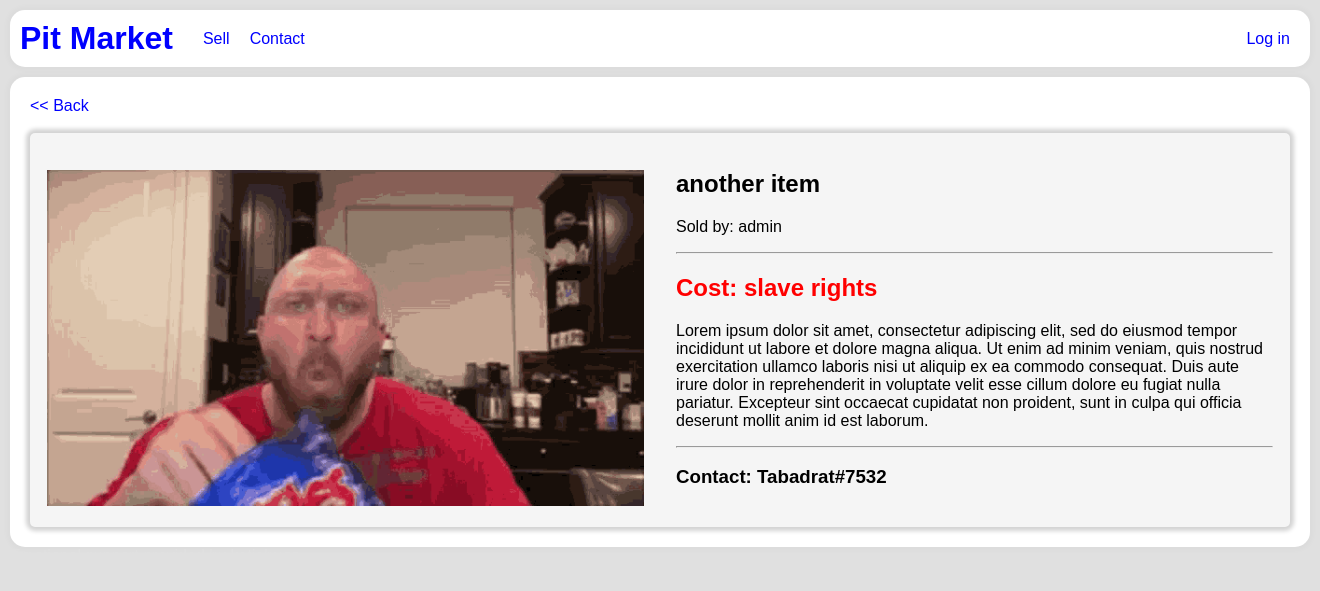
Screenshot of /my-listings/37 with the database file from the repository.
### listings/models.py (models this page shows, shortened)
class Listing(models.Model):
	item = models.CharField(max_length = 100)
	price = models.CharField(max_length = 100)
	description = models.TextField('Description')
	contact = models.CharField(max_length = 100)
	image = models.ImageField(upload_to='uploads/',blank = True,validators = [validate_file_size])
	list_date = models.DateTimeField('List Date',auto_now_add = True)
	id = models.AutoField(primary_key = True)
	tags = TaggableManager()
	username = models.ForeignKey(User,on_delete=models.CASCADE)

### listings/views.py (the view)
# urls.py: path('my-listings/<int:pk>',ListingView.as_view(),name = 'my-listing-detail'),
class ListingView(DetailView):
	template_name = 'listings/listing_detail.html'
	model = Listing
	context_object_name = 'listing'
	def get_context_data(self,**kwargs):
		context = super(ListingView,self).get_context_data(**kwargs)
		if 'my-listings' in self.request.path_info:
			context['back'] = 'my-listings'
			context['current'] = 'my-listing-list'
		if self.request.GET.get('filter'):
			context['filter'] = self.request.GET.get('filter')
		if self.request.GET.get('page'):
			context['page_number'] = int(self.request.GET.get('page'))
		return context

### listings/templates/listings/listing_detail.html (shortened to what this page needs)
{% extends "base.html" %}
{% block content %}
   <a href="{% if back %}{% url 'my-listing-list' %}{% else %}{% url 'listing-list' %}{% endif %}">&lt;&lt; Back</a>
	<br />
   <br />
   <table class="listing-detail-table">
      <tr>
         <td>
            {% if listing.image %}
               <a href="{{ listing.image.url }}" target="_blank">
                  <img class="listing-img"
                       src="{{ listing.image.url }}"
                       width="auto"
                       height="auto"
                       alt="Attached image"/>
               </a>
            {% else %}
               <h1>No image provided</h1>
            {% endif %}
         </td>
         <td>
            <h2 class="listing-title">{{ listing.item }}</h2>
				<p>Sold by: {{ listing.username }}</p>
				<hr />
            <h2 class="price">Cost: {{ listing.price }}</h2>
            <p>{{ listing.description }}</p>
            <hr />
            <h3>Contact: {{ listing.contact }}</h3>
         </td>
      </tr>
   </table>
{% endblock content %}

### pitmarket_site/static/main.css (style rules this page uses)
html { padding: 10px; }
body { background-color: #E0E0E0; font-family: Arial,sans-serif; word-break: break-word; margin: 0; overflow: overlay; }
a { text-decoration: none; color: blue; user-select: none; }
.listing-detail-table { width: 100%; background-color: whitesmoke; border-radius: 5px; box-shadow: 0 0 4px 4px lightgray ; }
.listing-detail-table td { vertical-align: top; padding: 15px; width: 50%; }
.listing-detail-table .price { color: red; }
.listing-detail-table .listing-img { width: 100%; height: auto; margin-top: 20px; }

### rows the page displays
Listing: image (picture), item "another item", username "admin", price "slave rights", description "Lorem ipsum dolor sit amet, consectetur adipiscing elit, sed do eiusmod tempor incididunt ut labore et dolore magna aliqua. Ut enim ad minim veniam, quis nostrud exercitation ullamco laboris nisi ut aliquip ex ea commodo consequat. Duis aute irure dolor in reprehenderit in voluptate velit esse cillum dolore eu fugiat nulla pariatur. Excepteur sint occaecat cupidatat non proident, sunt in culpa qui officia deserunt mollit anim id est laborum.", contact "Tabadrat#7532"
